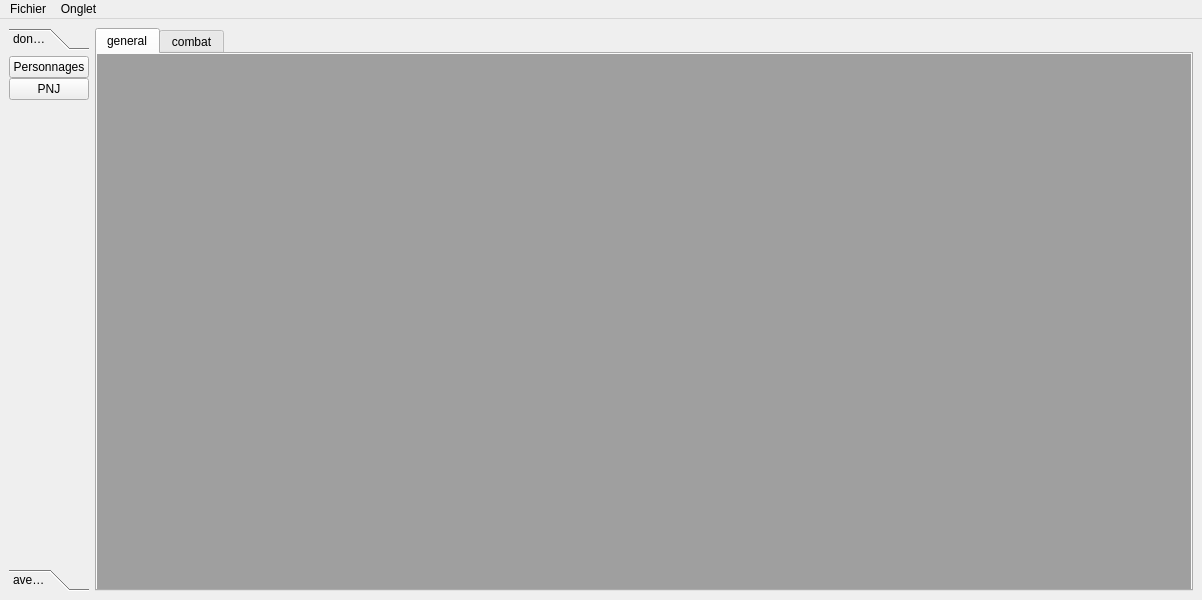
<?xml version="1.0" encoding="UTF-8"?>
<ui version="4.0">
 <class>MainWindow</class>
 <widget class="QMainWindow" name="MainWindow">
  <property name="geometry">
   <rect>
    <x>0</x>
    <y>0</y>
    <width>1202</width>
    <height>600</height>
   </rect>
  </property>
  <property name="windowTitle">
   <string>MainWindow</string>
  </property>
  <widget class="QWidget" name="centralwidget">
   <layout class="QHBoxLayout" name="horizontalLayout">
    <item>
     <widget class="QToolBox" name="toolBox">
      <property name="sizePolicy">
       <sizepolicy hsizetype="Fixed" vsizetype="Preferred">
        <horstretch>0</horstretch>
        <verstretch>0</verstretch>
       </sizepolicy>
      </property>
      <property name="currentIndex">
       <number>0</number>
      </property>
      <widget class="QWidget" name="db_page">
       <property name="geometry">
        <rect>
         <x>0</x>
         <y>0</y>
         <width>108</width>
         <height>493</height>
        </rect>
       </property>
       <attribute name="label">
        <string>données</string>
       </attribute>
       <layout class="QVBoxLayout" name="verticalLayout">
        <property name="spacing">
         <number>0</number>
        </property>
        <property name="leftMargin">
         <number>0</number>
        </property>
        <property name="topMargin">
         <number>0</number>
        </property>
        <property name="rightMargin">
         <number>0</number>
        </property>
        <property name="bottomMargin">
         <number>0</number>
        </property>
        <item>
         <widget class="QPushButton" name="personnages_button">
          <property name="text">
           <string>Personnages</string>
          </property>
         </widget>
        </item>
        <item>
         <widget class="QPushButton" name="pnj_button">
          <property name="text">
           <string>PNJ</string>
          </property>
         </widget>
        </item>
        <item>
         <spacer name="verticalSpacer">
          <property name="orientation">
           <enum>Qt::Vertical</enum>
          </property>
          <property name="sizeHint" stdset="0">
           <size>
            <width>20</width>
            <height>40</height>
           </size>
          </property>
         </spacer>
        </item>
       </layout>
      </widget>
      <widget class="QWidget" name="aventure_page">
       <property name="geometry">
        <rect>
         <x>0</x>
         <y>0</y>
         <width>103</width>
         <height>493</height>
        </rect>
       </property>
       <attribute name="label">
        <string>aventure</string>
       </attribute>
       <layout class="QVBoxLayout" name="verticalLayout_4">
        <item>
         <widget class="QPushButton" name="lieu_button">
          <property name="text">
           <string>lieu</string>
          </property>
         </widget>
        </item>
        <item>
         <spacer name="verticalSpacer_2">
          <property name="orientation">
           <enum>Qt::Vertical</enum>
          </property>
          <property name="sizeHint" stdset="0">
           <size>
            <width>20</width>
            <height>40</height>
           </size>
          </property>
         </spacer>
        </item>
       </layout>
      </widget>
     </widget>
    </item>
    <item>
     <widget class="QTabWidget" name="tabWidget">
      <property name="sizePolicy">
       <sizepolicy hsizetype="MinimumExpanding" vsizetype="Expanding">
        <horstretch>0</horstretch>
        <verstretch>0</verstretch>
       </sizepolicy>
      </property>
      <widget class="QWidget" name="general_tab">
       <attribute name="title">
        <string>general</string>
       </attribute>
       <layout class="QVBoxLayout" name="verticalLayout_2">
        <property name="spacing">
         <number>0</number>
        </property>
        <property name="leftMargin">
         <number>0</number>
        </property>
        <property name="topMargin">
         <number>0</number>
        </property>
        <property name="rightMargin">
         <number>0</number>
        </property>
        <property name="bottomMargin">
         <number>0</number>
        </property>
        <item>
         <widget class="QMdiArea" name="general_mdi"/>
        </item>
       </layout>
      </widget>
      <widget class="QWidget" name="combat_tab">
       <attribute name="title">
        <string>combat</string>
       </attribute>
       <layout class="QVBoxLayout" name="verticalLayout_3">
        <property name="spacing">
         <number>0</number>
        </property>
        <property name="leftMargin">
         <number>0</number>
        </property>
        <property name="topMargin">
         <number>0</number>
        </property>
        <property name="rightMargin">
         <number>0</number>
        </property>
        <property name="bottomMargin">
         <number>0</number>
        </property>
        <item>
         <widget class="QMdiArea" name="combat_mdi"/>
        </item>
       </layout>
      </widget>
     </widget>
    </item>
   </layout>
  </widget>
  <widget class="QMenuBar" name="menubar">
   <property name="geometry">
    <rect>
     <x>0</x>
     <y>0</y>
     <width>1202</width>
     <height>27</height>
    </rect>
   </property>
   <widget class="QMenu" name="menuFichier">
    <property name="title">
     <string>Fichier</string>
    </property>
    <addaction name="ouvrir_db_action"/>
    <addaction name="enregistrer_db_action"/>
   </widget>
   <widget class="QMenu" name="menuOnglet">
    <property name="title">
     <string>Onglet</string>
    </property>
    <addaction name="fermer_onglet_action"/>
    <addaction name="ouvrir_onglet_action"/>
   </widget>
   <addaction name="menuFichier"/>
   <addaction name="menuOnglet"/>
  </widget>
  <action name="ouvrir_db_action">
   <property name="text">
    <string>Ouvrir base de données</string>
   </property>
  </action>
  <action name="enregistrer_db_action">
   <property name="text">
    <string>Enregistrée base de données</string>
   </property>
  </action>
  <action name="fermer_onglet_action">
   <property name="text">
    <string>Fermer Onglet Courrent</string>
   </property>
  </action>
  <action name="ouvrir_onglet_action">
   <property name="text">
    <string>Ouvrir Nouvel Onglet</string>
   </property>
  </action>
 </widget>
 <resources/>
 <connections/>
</ui>
